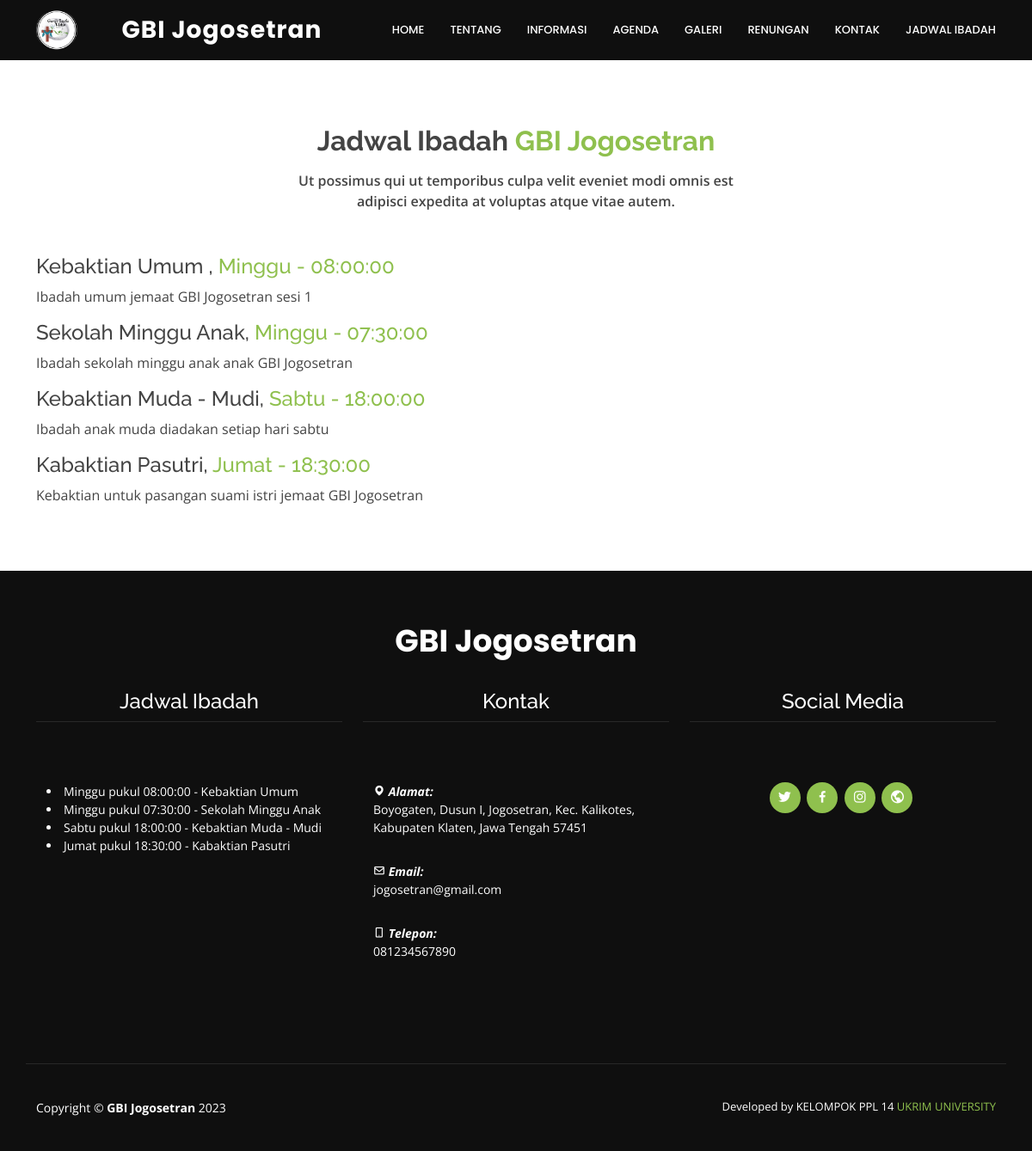
/index.php/web_jadwal, run on the app's committed database.
### tables this page shows
CREATE TABLE
    `logo` (
        `id` int(11) NOT NULL,
        `nama_gereja` varchar(128) NOT NULL,
        `logo` varchar(128) NOT NULL
    );

CREATE TABLE
    `jadwal` (
        `id_jadwal` int(11) NOT NULL,
        `nama_ibadah` varchar(200) NOT NULL,
        `tanggal` varchar(128) DEFAULT NULL,
        `waktu` time DEFAULT NULL,
        `keterangan` varchar(1000) NOT NULL
    );

CREATE TABLE
    `kontak` (
        `id_kontak` int(11) NOT NULL,
        `no_telepon` varchar(14) DEFAULT NULL,
        `email` varchar(100) DEFAULT NULL,
        `alamat` varchar(500) DEFAULT NULL
    );

### application/controllers/Web_Jadwal.php (called while the page is built, shortened)
<?php
class Web_Jadwal extends CI_Controller
{
    function __construct()
    {
        $this->load->model("ModelJadwal");
    }
    public function index()
    {
        $dataJadwal = $this->ModelJadwal->getAll();
        $data = array(
            "jadwals" => $dataJadwal
        );
        $data['title'] = 'GBI Jogosetran - Jadwal';
        $data['jadwal'] = $this->db->get('jadwal')->row_array();
        $data['logo'] = $this->db->get('logo')->row_array();
        $data['jadwal'] = $this->db->get('jadwal')->result_array();
        $data['social_media'] = $this->db->get('social_media')->row_array();
        $data['kontak'] = $this->db->get('kontak')->row_array();
        $this->load->view('template/w_header', $data);
        $this->load->view('template/w_topbar', $data);
        $this->load->view('web-profile/jadwal', $data);
        $this->load->view('template/w_footer', $data);
    }
}

### index.php (called while the page is built, shortened)
<?php
require_once BASEPATH.'core/CodeIgniter.php';

### application/models/ModelJadwal.php (called while the page is built, shortened)
<?php
class ModelJadwal extends CI_Model
{
    var $table = "jadwal";
    public function getAll()
    {
        return $this->db->get($this->table)->result();
    }
}

### application/views/web-profile/jadwal.php (the view, shortened to what this page needs)
<section id="jadwal">
    <div class="container">
        <div class="section-title" data-aos="zoom-in">
            <h3>Jadwal Ibadah <span>GBI Jogosetran</span></h3>
            <p>
                Ut possimus qui ut temporibus culpa velit eveniet modi omnis est
                adipisci expedita at voluptas atque vitae autem.
            </p>
        </div>
        <div class="col-lg-7">
            <div class="portfolio-info" style="padding-top: 20px;" data-aos="zoom-in">
                <?php
                foreach ($jadwals as $r) {
                ?>
                    <h4>
                        <?= $r->nama_ibadah ?>, <span style="color: #8fc04e;"><?= $r->tanggal ?></span><span style="color: #8fc04e;"> - <?= $r->waktu ?></span>
                    </h4>
                    <p>
                        <?= $r->keterangan ?>
                    </p>
                <?php
                }
                ?>
            </div>
        </div>
    </div>
</section>

### application/views/template/w_topbar.php (shortened to what this page needs)
<header id="header" class="d-flex align-items-center">
  <div class="container d-flex justify-content-between">
    <img src="<?= base_url('assets/img/logo/') . $logo['logo'] ?>" style="max-height: 50px;" />
    <div class="logo">
      <h1 class="text-light"><a href="<?= base_url('Web_Profile'); ?>"><?= $logo['nama_gereja'] ?></a></h1>
    </div>
    <nav id="navbar" class="navbar">
      <ul>
        <li><a class="nav-link scrollto" href="<?= base_url('Web_Profile'); ?>">Home</a></li>
        <li><a class="nav-link scrollto" href="<?= base_url('Web_Profile'); ?>">Tentang</a></li>
        <li><a class="nav-link scrollto" href="<?= base_url('Web_Informasi'); ?>">Informasi</a></li>
        <li><a class="nav-link scrollto" href="<?= base_url('Web_Agenda'); ?>">Agenda</a></li>
        <li><a class="nav-link scrollto" href="<?= base_url('Web_Galeri'); ?>">Galeri</a></li>
        <li><a class="nav-link scrollto" href="<?= base_url('Web_Renungan'); ?>">Renungan</a></li>
        <li><a class="nav-link scrollto" href="<?= base_url('Web_Profile'); ?>">Kontak</a></li>
        <li><a class="nav-link scrollto" href="<?= base_url('Web_Jadwal'); ?>">Jadwal Ibadah</a></li>
      </ul>
    </nav>
  </div>
</header>

### application/views/template/w_footer.php (shortened to what this page needs)
<footer id="footer">
    <div class="footer-top">
        <div class="container">
            <div class="row justify-content-center">
                <h3 style="margin-top: -20px;">GBI Jogosetran</h3>
                <div class="col-lg-4" style="padding-top: 35px;">
                    <h4>Jadwal Ibadah</h4>
                    <div class="container footer-bottom clearfix">
                        <div class="jadwal-ibadah" style="text-align: left;">
                            <p>
                                <?php
                                foreach ($jadwal as $r) {
                                ?>
                                    <li>
                                        <?= $r['tanggal'] ?></span><span> pukul <?= $r['waktu'] ?></span> - <?= $r['nama_ibadah'] ?><span>
                                    </li>
                                <?php
                                }
                                ?>
                            </p>
                        </div>
                    </div>
                </div>
                <div class="col-lg-4" style="padding-top: 35px;">
                    <h4>Kontak</h4>
                    <div class="container footer-bottom clearfix">
                        <div class="social-links" style="text-align: left;">
                            <p><i class='bx bxs-map'></i><span style="font-weight: bolder;"> Alamat:</span></p>
                            <?= $kontak['alamat'] ?>
                            <p><i class='bx bx-envelope'></i><span style="font-weight: bolder;"> Email:</span></p>
                            <?= $kontak['email'] ?>
                            <p><i class='bx bx-mobile-alt'></i><span style="font-weight: bolder;"> Telepon:</span></p>
                            <?= $kontak['no_telepon'] ?>
                        </div>
                    </div>
                </div>
                <div class="col-lg-4" style="padding-top: 35px;">
                    <h4>Social Media</h4>
                    <div class="container footer-bottom clearfix">
                        <div class=" social-links">
                            <a href="<?= $social_media['twitter'] ?>" class="twitter"><i class="bx bxl-twitter"></i></a>
                            <a href="<?= $social_media['facebook'] ?>" class="facebook"><i class="bx bxl-facebook"></i></a>
                            <a href="<?= $social_media['instagram'] ?>" class="instagram"><i class="bx bxl-instagram"></i></a>
                            <a href="<?= $social_media['website'] ?>" class="google-plus"><i class="bx bx-world"></i></a>
                        </div>
                    </div>
                </div>
            </div>
        </div>
    </div>
    <div class="container footer-bottom clearfix">
        <div class="copyright">
            Copyright &copy; <strong><span>GBI Jogosetran</span></strong> <?= date('Y'); ?>
        </div>
        <div class="credits">
            Developed by KELOMPOK PPL 14 <a href="https://ukrim.ac.id/">UKRIM UNIVERSITY</a>
        </div>
    </div>
</footer>
</body>
</html>

### assets/css/style.css (style rules this page uses)
a { text-decoration: none; color: #8fc04e; }
h1, h2, h3, h4, h5, h6 { font-family: "Raleway", sans-serif; }
#header { height: 70px; transition: all 0.5s; z-index: 997; transition: all 0.5s; background: #0f0f0f; }
#header .logo h1 { font-size: 28px; margin: 0; padding: 11px 0; line-height: 1; font-weight: 700; letter-spacing: 1px; font-family: "Poppins", sans-serif; }
#header .logo h1 a, #header .logo h1 a:hover { color: #fff; text-decoration: none; }
.scrolled-offset { margin-top: 70px; }
.navbar { padding: 0; }
.navbar ul { margin: 0; padding: 0; display: flex; list-style: none; align-items: center; }
.navbar li { position: relative; }
.navbar a, .navbar a:focus { display: flex; align-items: center; justify-content: space-between; padding: 10px 0 10px 30px; font-family: "Poppins", sans-serif; font-size: 13px; font-weight: 500; color: #fff; text-transform: uppercase; white-space: nowrap; transition: 0.3s; }
section { padding: 60px 0; overflow: hidden; }
.section-title { text-align: center; padding-bottom: 30px; }
.section-title h3 { margin: 15px 0 0 0; font-size: 32px; font-weight: 700; }
.section-title h3 span { color: #8fc04e; }
.section-title p { margin: 15px auto 0 auto; font-weight: 600; }
@media (min-width: 1024px) { .section-title p { width: 50%; } }
#footer { background: #0f0f0f center center no-repeat; color: #fff; font-size: 14px; position: relative; }
#footer::before { content: ""; position: absolute; left: 0; right: 0; top: 0; bottom: 0; background: rgba(15, 15, 15, 0.75); z-index: 1; }
#footer .footer-top { position: relative; z-index: 2; text-align: center; padding: 80px 0; }
#footer .footer-top h3 { font-size: 36px; font-weight: 700; color: #fff; position: relative; font-family: "Poppins", sans-serif; padding-bottom: 0; margin-bottom: 0; }
#footer .footer-top p { font-size: 15; font-style: italic; margin: 30px 0 0 0; padding: 0; }
#footer .footer-top .social-links { margin-top: 30px; }
#footer .footer-top .social-links a { font-size: 18px; display: inline-block; background: #8fc04e; color: #fff; line-height: 1; padding: 8px 0; margin-right: 4px; border-radius: 50%; text-align: center; width: 36px; height: 36px; transition: 0.3s; }
#footer .footer-bottom { border-top: 1px solid #282828; z-index: 2; position: relative; padding-top: 40px; padding-bottom: 40px; }
#footer .copyright { text-align: center; float: left; }
#footer .credits { float: right; text-align: center; font-size: 13px; }

### data on the page
logo: logo (picture), nama_gereja "GBI Jogosetran"
jadwal: nama_ibadah "Kebaktian Umum", tanggal "Minggu", waktu "08:00:00", keterangan "Ibadah umum jemaat GBI Jogosetran sesi 1"
jadwal: nama_ibadah "Sekolah Minggu Anak", tanggal "Minggu", waktu "07:30:00", keterangan "Ibadah sekolah minggu anak anak GBI Jogosetran"
jadwal: nama_ibadah "Kebaktian Muda - Mudi", tanggal "Sabtu", waktu "18:00:00", keterangan "Ibadah anak muda diadakan setiap hari sabtu"
jadwal: nama_ibadah "Kabaktian Pasutri", tanggal "Jumat", waktu "18:30:00", keterangan "Kebaktian untuk pasangan suami istri jemaat GBI Jogosetran"
kontak: alamat "Boyogaten, Dusun I, Jogosetran, Kec. Kalikotes, Kabupaten Klaten, Jawa Tengah 57451", email "jogosetran@gmail.com", no_telepon "081234567890"
